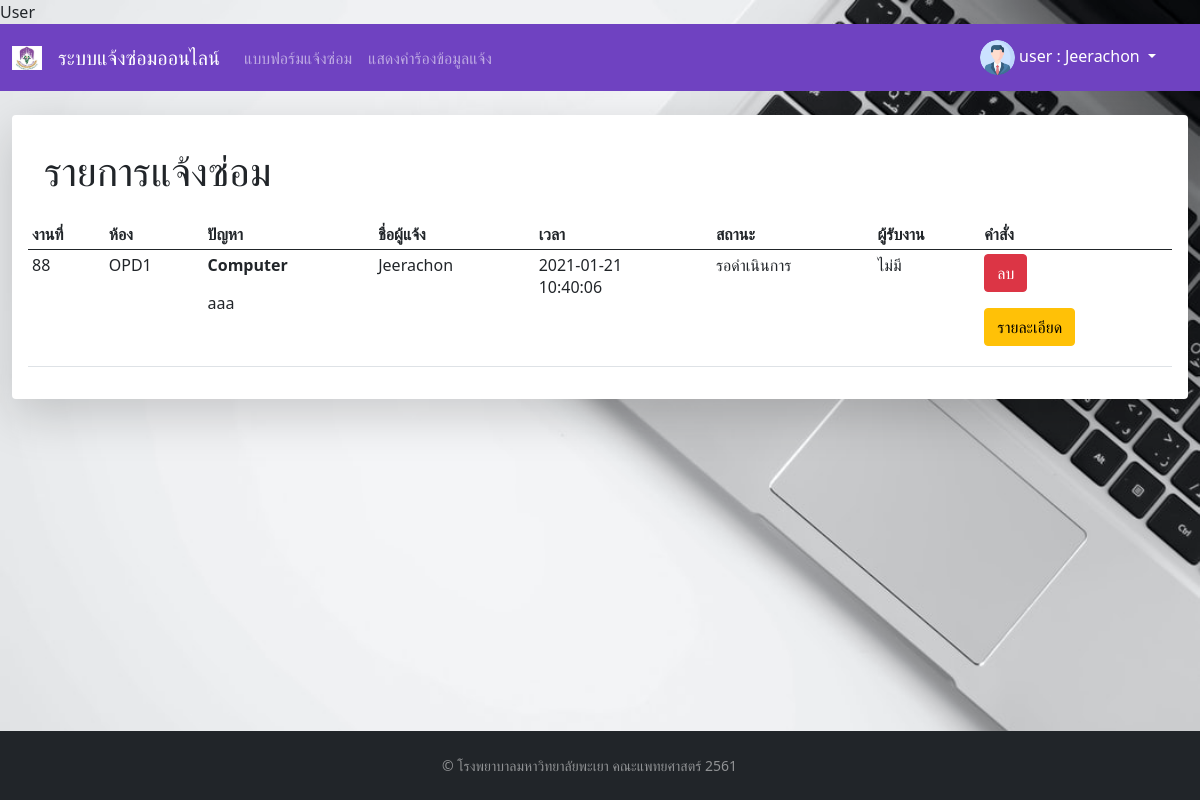
/app/showdatauser.php (signed in), run on the app's committed database.
### tables this page shows
CREATE TABLE `report` (
  `Case_ID` int(8) NOT NULL,
  `Location` char(10) NOT NULL,
  `Problem` char(13) NOT NULL,
  `Description` varchar(100) NOT NULL,
  `Time` time NOT NULL,
  `Date` date NOT NULL,
  `Editby` char(20) NOT NULL,
  `Stat` char(20) NOT NULL,
  `Username` char(20) NOT NULL,
  `Worker` char(23) NOT NULL
);

### app/showdatauser.php (the view, shortened to what this page needs)
<!DOCTYPE html>
<html lang="en" class="h-100">
<head>
  <?php
  include '../components/meta-title.php'
  ?>
</head>
<body>
  <?php
  include '../components/navbar.php';
  $uname = $_SESSION["Username"];
  ?>
  <br>
  <div class="container-fluid">
      <div class="shadow-lg p-3 mb-5 bg-white rounded" >
      <div class="p-3 ">
        <h1 >รายการแจ้งซ่อม</h1>
        </div>
      <div class="table-responsive">
        <table class="table table-hover table-sm">
          <thead>
            <tr>
              <th scope="col">งานที่</th>
              <th scope="col">ห้อง</th>
              <th scope="col">ปัญหา</th>
              <th scope="col">ชื่อผู้แจ้ง</th>
              <th scope="col">เวลา</th>
              <th scope="col">สถานะ</th>
              <th scope="col">ผู้รับงาน</th>
              <th scope="col">คำสั่ง</th>
            </tr>
          </thead>
          <tbody>
            <?php
      require '../DB/connect.php';
      $result = mysqli_query($con, "SELECT * FROM report Where Username = '$uname' and stat != 'Done' ");
      if ($result) {
        while ($row = mysqli_fetch_array($result)) {
          echo "<tr>";
          echo "<td>" . $row["Case_ID"] . "</td>";
          echo "<td>" . $row["Location"] . "</td>";
          echo "<td>" . "<p class='fw-bold'>" . $row["Problem"] . "</p>" ."<p class='text-break'>". $row["Description"] ."</p>". "</td>";
          echo "<td>" . $row["Username"] . "</td>";
          echo "<td>" . $row["Date"] ."<br>" .  $row["Time"] . "</td>";
          echo "<td>" . $row[ "Stat"] . "</td>";
          echo "<td>" . $row["Worker"] . "</td>";
          echo "<td><form action='../components/delete2.php' method='POST'><input  type='hidden' name='delete' value='".$row["Case_ID"]."'/><input type='submit'class=' btn btn-danger'name='submit-btn' value='ลบ' /></form><form target='_blank' action='../app/jobdetail.php' method='POST'><input  type='hidden' name='job' value='".$row["Case_ID"]."'/><input type='submit'class=' btn btn-warning'name='submit-btn' value='รายละเอียด' /></form></td>";
          echo "</tr>";
        }
      }
      ?></tbody>
        </table>
      </div>
      </div>
  </div>
  <?php
  include '../components/footer.php'
?>
</body>
</html>

### css/body.css (style rules this page uses)
body { background: url('img/bg.jfif') no-repeat center center fixed; -webkit-background-size: cover; -moz-background-size: cover; background-size: cover; -o-background-size: cover; }

### data on the page
report: Case_ID "88", Location "OPD1", Problem "Computer", Description "aaa", Username "Jeerachon", Date "2021-01-21", Time "10:40:06", Stat "รอดำเนินการ", Worker "ไม่มี"

### other printed values
$_SESSION["type"] "user"
$_SESSION['Username'] "Jeerachon"
